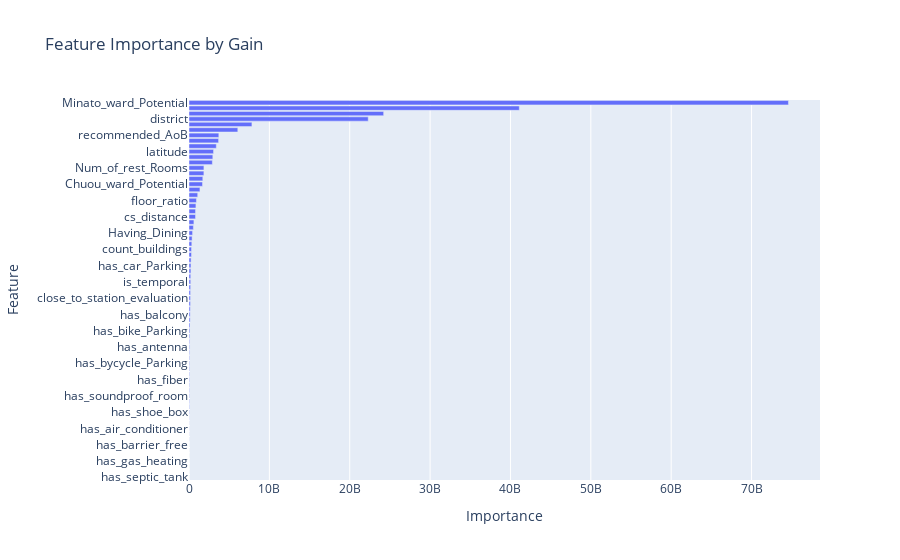
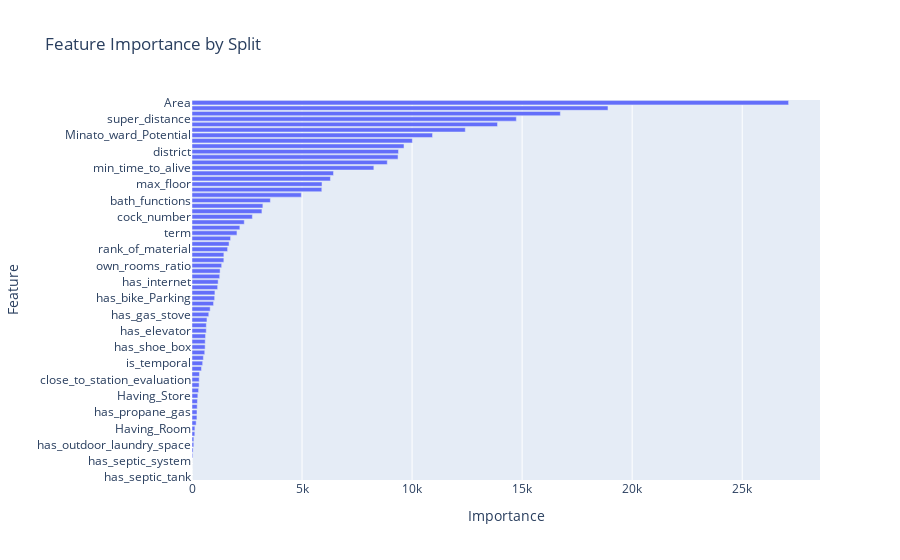

The notebook cell saved with these charts, in order:
### Code cell
# Plotlyを使用して高価格帯モデルの特徴量重要度をインタラクティブに可視化
import plotly.express as px  # Plotlyライブラリをインポート

# 特徴量重要度をプロットする関数を定義
def plot_feature_importance(importance, feature_names, title):
    # 特徴量名と重要度をデータフレームに格納
    feature_importance = pd.DataFrame({'Feature': feature_names, 'Importance': importance})
    # 重要度の降順でソート
    feature_importance = feature_importance.sort_values(by='Importance', ascending=False)
    # 水平棒グラフを作成
    fig = px.bar(feature_importance, x='Importance', y='Feature', orientation='h', title=title)
    # Y軸の順序を調整（合計値の昇順で表示）
    fig.update_layout(yaxis={'categoryorder':'total ascending'})
    # グラフを表示
    fig.show()

# 最初の高価格帯モデルから特徴量名を取得
feature_names = high_price_models[0].feature_name()
# ゲイン重要度（損失関数の改善度合いに基づく重要度）を取得
gain_importance = high_price_models[0].feature_importance(importance_type='gain')
# スプリット重要度（特徴量が使用された回数に基づく重要度）を取得
split_importance = high_price_models[0].feature_importance(importance_type='split')

# ゲイン重要度をプロット（特徴量がモデルの予測精度にどれだけ貢献したかを示す）
plot_feature_importance(gain_importance, feature_names, 'Feature Importance by Gain')
# スプリット重要度をプロット（特徴量がモデル内で使用された頻度を示す）
plot_feature_importance(split_importance, feature_names, 'Feature Importance by Split')

### Figure 1 — Plotly figure (JSON) as saved in the notebook; plotly's stock layout.template omitted (floating-point values rounded to 4 significant figures)
{"data": [{"alignmentgroup": "True", "hovertemplate": "Importance=%{x}<br>Feature=%{y}<extra></extra>", "legendgroup": "", "marker": {"color": "#636efa", "pattern": {"shape": ""}}, "name": "", "offsetgroup": "", "orientation": "h", "showlegend": false, "textposition": "auto", "type": "bar", "x": [74590000000.0, 41100000000.0, 24220000000.0, 22300000000.0, 7829000000.0, 6074000000.0, 3712000000.0, 3682000000.0, 3399000000.0, 3054000000.0, 2963000000.0, 2906000000.0, 1856000000.0, 1853000000.0, 1718000000.0, 1681000000.0, 1361000000.0, 1083000000.0, 925200000.0, 860500000.0, 812300000.0, 811800000.0, 610900000.0, 544100000.0, 444600000.0, 385600000.0, 350300000.0, 313900000.0, 312600000.0, 259300000.0, 243000000.0, 237200000.0, 214600000.0, 211000000.0, 200500000.0, 191300000.0, 183200000.0, 182600000.0, 154700000.0, 142600000.0, 142200000.0, 124600000.0, 104900000.0, 89200000.0, 75250000.0, 69910000.0, 67890000.0, 66160000.0, 62780000.0, 61230000.0, 58670000.0, 57950000.0, 50480000.0, 49190000.0, 48780000.0, 47570000.0, 44090000.0, 36010000.0, 19190000.0, 12190000.0, 11420000.0, 9577000.0, 9195000.0, 1124000.0, 934900.0, 644300.0, 0, 0, 0, 0], "xaxis": "x", "y": ["Minato_ward_Potential", "Area", "total_months", "district", "Land_Price", "nearest_line_name", "recommended_AoB", "Num_of_Rooms", "max_floor", "latitude", "longitude", "rank_of_material", "Num_of_rest_Rooms", "own_floor", "min_time_to_alive", "Chuou_ward_Potential", "own_rooms_ratio", "is_toshin", "floor_ratio", "super_distance", "has_elevator", "cs_distance", "Direction", "term", "Having_Dining", "bath_functions", "num_of_BC_functions", "count_buildings", "cock_number", "Having_under_floor", "has_car_Parking", "has_IH_stove", "has_floor_heating", "is_temporal", "num_of_equipments", "has_propane_gas", "close_to_station_evaluation", "Kitchen_feature_number", "Kitchen_Ranking", "has_balcony", "toilet_functions", "Having_Living", "has_bike_Parking", "num_of_lines", "has_system_kitchen", "has_antenna", "has_city_gus", "has_roof_balcony", "has_bycycle_Parking", "has_internet", "has_gas_stove", "has_fiber", "has_garbage_area", "Having_Kitchen", "has_soundproof_room", "is_vintage", "is_separate", "has_shoe_box", "has_laundry_space", "Having_Room", "has_air_conditioner", "has_outdoor_laundry_space", "Having_Store", "has_barrier_free", "has_air_conditioner_incl", "has_indoor_laundry_space", "has_septic_tank", "has_well", "has_septic_system", "has_gas_heating"], "yaxis": "y"}], "layout": {"barmode": "relative", "legend": {"tracegroupgap": 0}, "title": {"text": "Feature Importance by Gain"}, "xaxis": {"anchor": "y", "domain": [0, 1], "title": {"text": "Importance"}}, "yaxis": {"anchor": "x", "categoryorder": "total ascending", "domain": [0, 1], "title": {"text": "Feature"}}}}

### Figure 2 — Plotly figure (JSON) as saved in the notebook; plotly's stock layout.template omitted (floating-point values rounded to 4 significant figures)
{"data": [{"alignmentgroup": "True", "hovertemplate": "Importance=%{x}<br>Feature=%{y}<extra></extra>", "legendgroup": "", "marker": {"color": "#636efa", "pattern": {"shape": ""}}, "name": "", "offsetgroup": "", "orientation": "h", "showlegend": false, "textposition": "auto", "type": "bar", "x": [27108, 18901, 16737, 14737, 13882, 12419, 10929, 10013, 9633, 9382, 9362, 8873, 8263, 6430, 6290, 5908, 5898, 4968, 3561, 3220, 3177, 2743, 2375, 2174, 2043, 1753, 1684, 1617, 1448, 1447, 1348, 1277, 1258, 1188, 1165, 1042, 1029, 979, 826, 762, 680, 651, 648, 615, 601, 597, 579, 517, 485, 431, 339, 327, 323, 300, 265, 247, 237, 228, 225, 189, 131, 127, 84, 81, 50, 34, 0, 0, 0, 0], "xaxis": "x", "y": ["Area", "floor_ratio", "total_months", "super_distance", "cs_distance", "nearest_line_name", "Minato_ward_Potential", "own_floor", "Chuou_ward_Potential", "district", "latitude", "longitude", "min_time_to_alive", "Direction", "num_of_BC_functions", "max_floor", "count_buildings", "Land_Price", "bath_functions", "num_of_equipments", "Kitchen_feature_number", "cock_number", "has_car_Parking", "Num_of_Rooms", "term", "num_of_lines", "Kitchen_Ranking", "rank_of_material", "toilet_functions", "has_fiber", "own_rooms_ratio", "Num_of_rest_Rooms", "has_antenna", "has_internet", "has_bycycle_Parking", "Having_Living", "has_bike_Parking", "has_garbage_area", "Having_Dining", "has_gas_stove", "Having_Kitchen", "has_city_gus", "has_elevator", "Having_under_floor", "has_floor_heating", "has_shoe_box", "has_IH_stove", "has_balcony", "is_temporal", "recommended_AoB", "has_system_kitchen", "close_to_station_evaluation", "has_soundproof_room", "has_laundry_space", "Having_Store", "has_roof_balcony", "is_toshin", "has_propane_gas", "is_separate", "has_air_conditioner", "Having_Room", "has_barrier_free", "is_vintage", "has_outdoor_laundry_space", "has_indoor_laundry_space", "has_air_conditioner_incl", "has_septic_tank", "has_gas_heating", "has_well", "has_septic_system"], "yaxis": "y"}], "layout": {"barmode": "relative", "legend": {"tracegroupgap": 0}, "title": {"text": "Feature Importance by Split"}, "xaxis": {"anchor": "y", "domain": [0, 1], "title": {"text": "Importance"}}, "yaxis": {"anchor": "x", "categoryorder": "total ascending", "domain": [0, 1], "title": {"text": "Feature"}}}}
